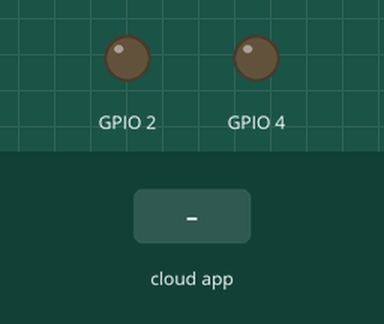
A sketch run on a simulated ESP32. Shown: output pins drawn as LEDs (lit = HIGH). The inputs (shaded band) are chosen by the test bench. WiFi joins after 1.5 s; servers stay silent unless stated; the Firebase database answers and starts empty; what the sketch prints to the serial monitor is not drawn.

Above: at 2.7 s.
2.8 s: the phone or cloud app sets state to 1
At 4.1 s:
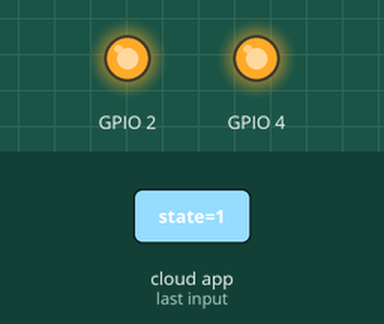
5.1 s: the phone or cloud app sets state to 0
At 6.9 s:
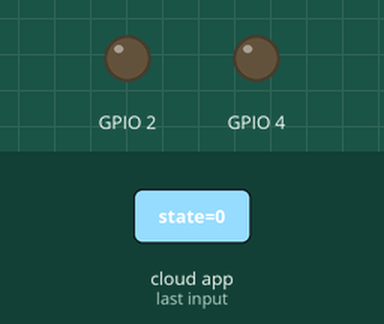
Timing chart, 0 to 8.4 s (numbered marks = the images above; inputs shaded):
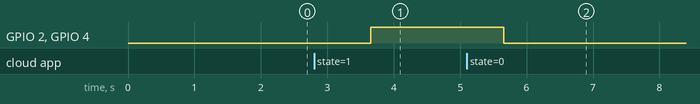

Measured:
- after the input at 2.8 s, GPIO 2, GPIO 4: LOW → HIGH after 0.86 s
- after the input at 5.1 s, GPIO 2, GPIO 4: HIGH → LOW after 0.56 s

The sketch:

Blink-form-other-network.ino
```cpp
#include <WiFi.h>
#include <Firebase_ESP_Client.h>

/* 1. Define the WiFi credentials */
#define WIFI_SSID "Harrenhal"
#define WIFI_PASSWORD "flat_6b@"

/* 2. Define the API Key */
#define API_KEY "AIzaSyBdHo4Zcjjz-GAiocHuO-PGsb8terrSUyY"

/* 3. Define the RTDB URL */
#define DATABASE_URL "https://esp32-led-control-761a8-default-rtdb.firebaseio.com/"

/* 4. Define the user Email and password that alreadey registerd or added in your project */
#define USER_EMAIL "hamimlohani@gmail.com"
#define USER_PASSWORD "123456"

// Define Firebase Data object
FirebaseData fbdo;

FirebaseAuth auth;
FirebaseConfig config;

unsigned long sendDataPrevMillis = 0;


void setup()
{
  pinMode(2, OUTPUT);
  pinMode(4, OUTPUT);

  Serial.begin(115200);
  WiFi.begin(WIFI_SSID, WIFI_PASSWORD);

  Serial.print("Connecting to Wi-Fi");
  while (WiFi.status() != WL_CONNECTED)
  {
    Serial.print(".");
    delay(300);
  }
  Serial.println();
  Serial.print("Connected with IP: ");
  Serial.println(WiFi.localIP());
  Serial.println();

  /* Assign the api key (required) */
  config.api_key = API_KEY;

  /* Assign the user sign in credentials */
  auth.user.email = USER_EMAIL;
  auth.user.password = USER_PASSWORD;

  /* Assign the RTDB URL (required) */
  config.database_url = DATABASE_URL;

  // Comment or pass false value when WiFi reconnection will control by your code or third party library e.g. WiFiManager
  Firebase.reconnectNetwork(true);

  // Since v4.4.x, BearSSL engine was used, the SSL buffer need to be set.
  // Large data transmission may require larger RX buffer, otherwise connection issue or data read time out can be occurred.
  fbdo.setBSSLBufferSize(4096 /* Rx buffer size in bytes from 512 - 16384 */, 1024 /* Tx buffer size in bytes from 512 - 16384 */);

  // Limit the size of response payload to be collected in FirebaseData
  fbdo.setResponseSize(2048);

  Firebase.begin(&config, &auth);

  Firebase.setDoubleDigits(5);

  config.timeout.serverResponse = 10 * 1000;
}

void loop()
{
  // Firebase.ready() should be called repeatedly to handle authentication tasks.
  if (Firebase.ready() && (millis() - sendDataPrevMillis > 1000 || sendDataPrevMillis == 0))
  {
    sendDataPrevMillis = millis();

  int ledState;
   if(Firebase.RTDB.getInt(&fbdo, "/led/state", &ledState)){
    digitalWrite(2, ledState);
    digitalWrite(4, ledState);
   }
   else {
    Serial.println(fbdo.errorReason().c_str());
   }
  }
}
```
